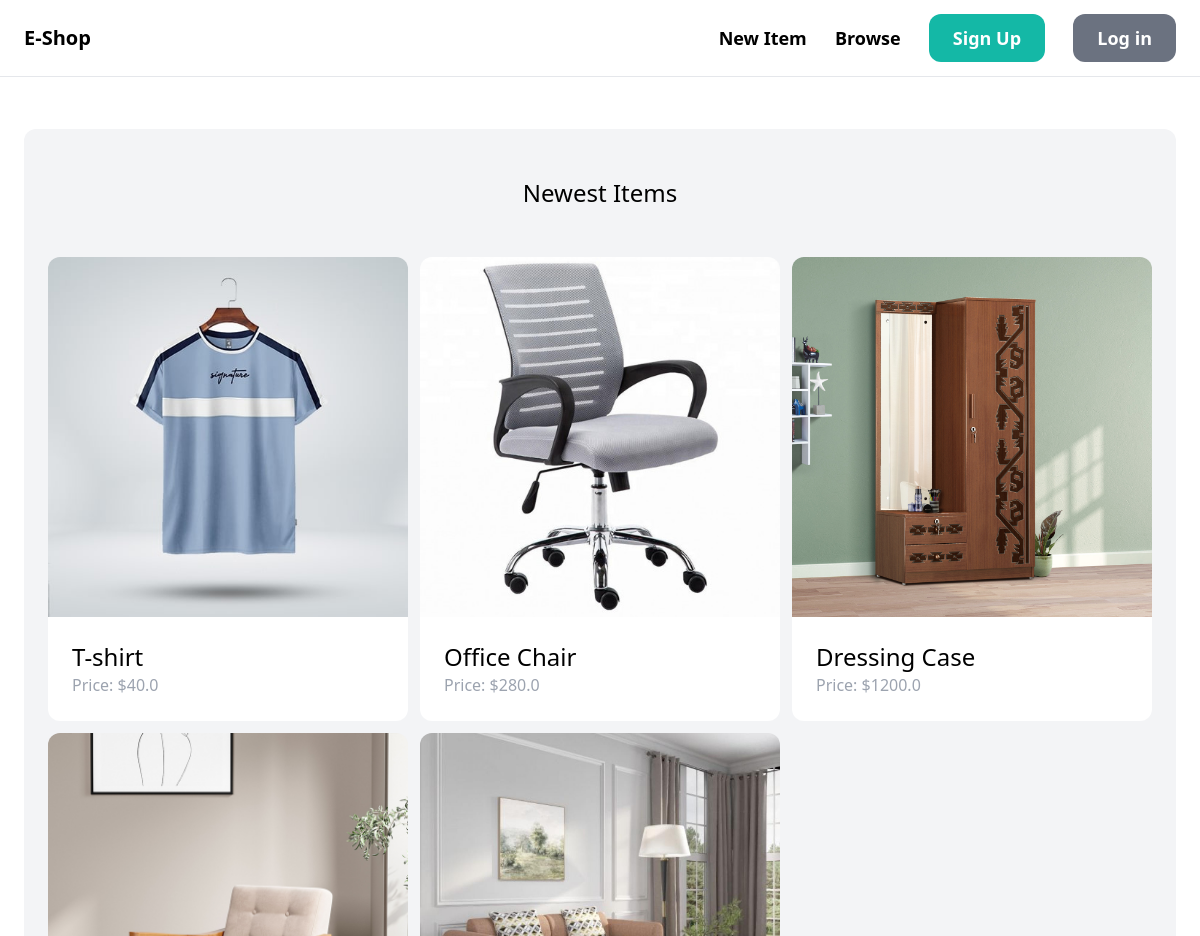
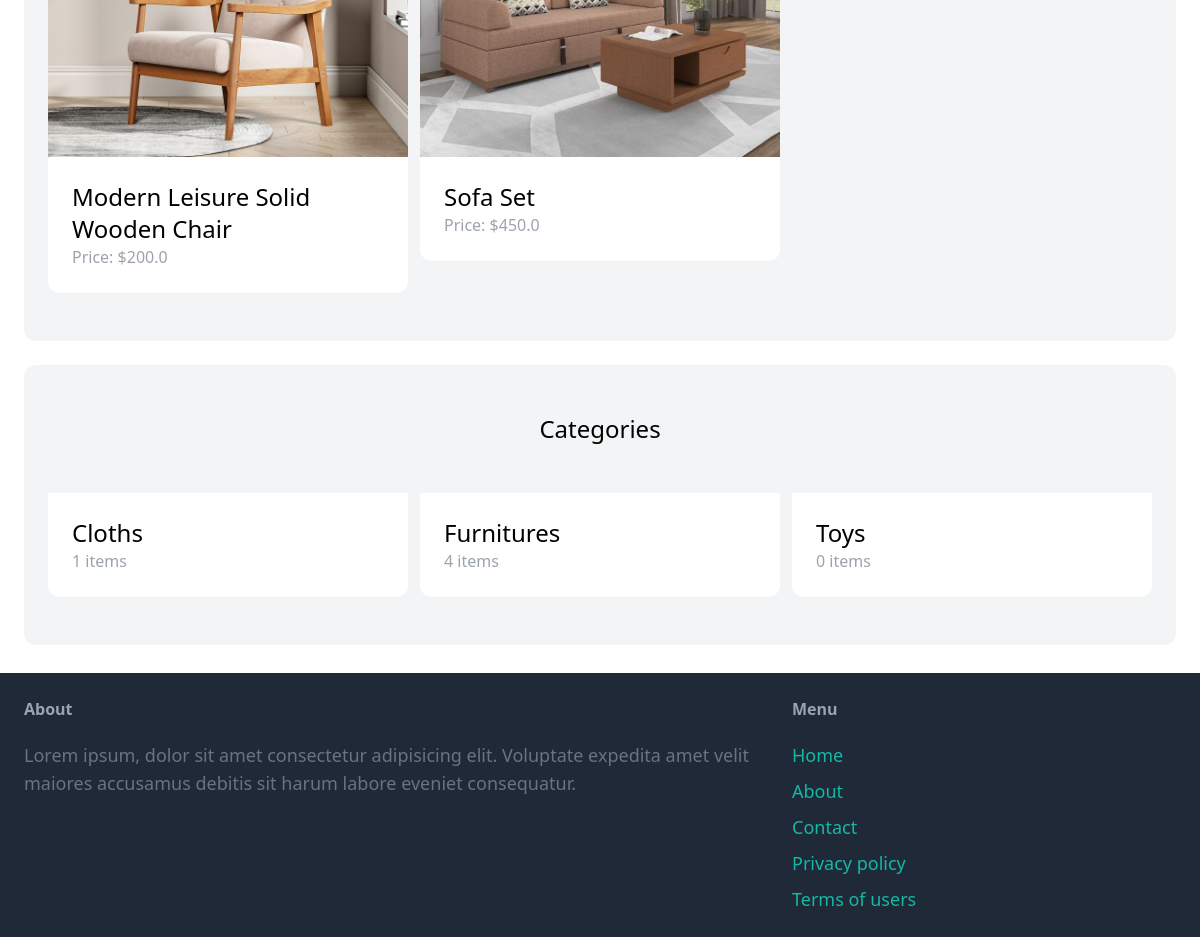
The page / on the database its author committed (2 pictures, top to bottom).
### item/models.py (models this page shows, shortened)
class Item(models.Model):
     category = models.ForeignKey(Category, related_name='items', on_delete=models.CASCADE)
     name = models.CharField(max_length=255)
     description = models.TextField(blank=True, null=True)
     price = models.FloatField()
     image = models.ImageField(upload_to='item_images', blank=True, null=True)
     is_sold = models.BooleanField(default=False)
     created_by = models.ForeignKey(User, related_name='items', on_delete=models.CASCADE)
     created_at = models.DateTimeField(auto_now_add=True)

class Category(models.Model):
    name = models.CharField(max_length=255)
    class Meta:
        ordering = ('name',) # ordering span name
        verbose_name_plural = 'Categories'  # collection name spell

### core/views.py (the view)
# urls.py: path('', views.index, name='index'),
def index(request):
    items = Item.objects.filter(is_sold  = False)[0:6]
    categories = Category.objects.all()
    return render(request, 'core/index.html', {
        'categories': categories,
        'items': items,
    })

### core/templates/core/index.html (shortened to what this page needs)
{% extends 'core/base.html' %}
{%block content %}
<div class="mt-6 px-6 py-12 bg-gray-100 rounded-xl">
    <h2 class="mb-12 text-2xl text-center">Newest Items</h2>
    <div class="grid grid-cols-3 gap-3">
        {% for item in items %}
        <div>
            <a href="{% url 'item:detail' item.id %}">
                <div>
                    <img src="{{ item.image.url }}" class="rounded-t-xl" alt="">
                </div>
                <div class="p-6 bg-white rounded-b-xl">
                    <h2 class="text-2xl">
                        {{ item.name }}
                    </h2>
                    <p class="text-gray-400">
                        Price: ${{item.price}}
                    </p>
                </div>
            </a>
        </div>
        {%endfor%}
    </div>
</div>
<div class="mt-6 px-6 py-12 bg-gray-100 rounded-xl">
    <h2 class="mb-12 text-2xl text-center">Categories</h2>
    <div class="grid grid-cols-3 gap-3">
        {% for category in categories %}
        <div>
            <a href="#">
                <div class="p-6 bg-white rounded-b-xl">
                    <h2 class="text-2xl">
                        {{ category.name }}
                    </h2>
                    <p class="text-gray-400">
                        {{ category.items.count }} items
                    </p>
                </div>
            </a>
        </div>
        {%endfor%}
    </div>
</div>
{%endblock%}

### rows shown on the page
Item: image (picture), name "T-shirt", price "40.0"
Item: image (picture), name "Office Chair", price "280.0"
Item: image (picture), name "Dressing Case", price "1200.0"
Item: image (picture), name "Modern Leisure Solid Wooden Chair", price "200.0"
Item: image (picture), name "Sofa Set", price "450.0"
Category: name "Cloths", items.count "1"
Category: name "Furnitures", items.count "4"
Category: name "Toys", items.count "0"
